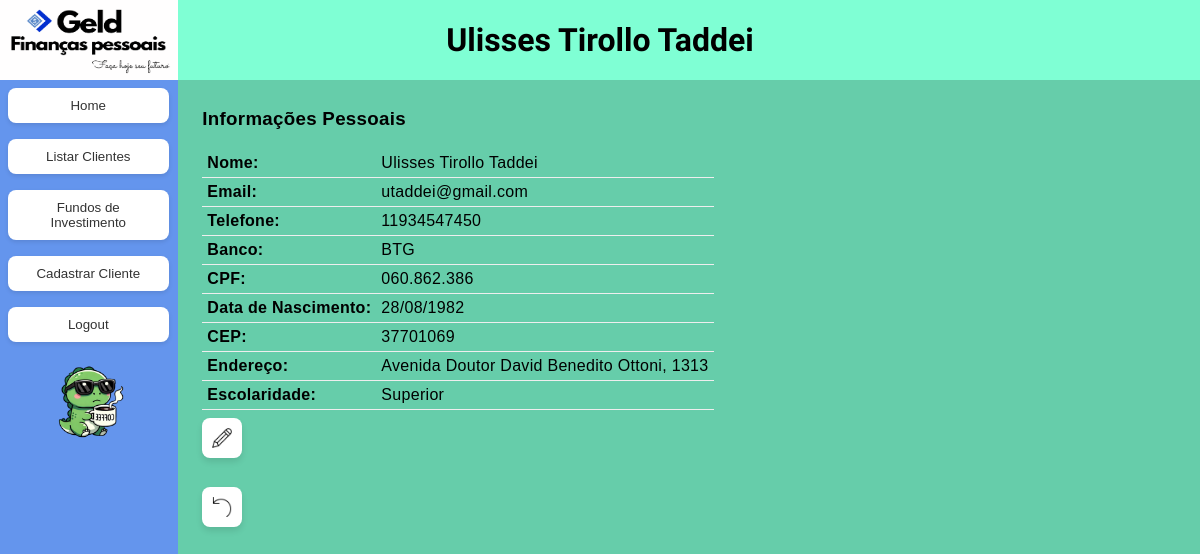
The app's page /cliente/1/info (signed in) with its own data.
### app/models/geld_models.py (models this page shows)
class Cliente(Base):
    __tablename__ = 'clientes'
    id = Column(Integer, primary_key = True)
    nome = Column(String, nullable = False)
    nascimento = Column(DateTime, nullable = False)
    cep = Column(Integer)
    endereco = Column(String)
    escolaridade = Column(String)
    cpf = Column(String(11), nullable = False, unique = True)
    email = Column(String, nullable = False, unique = True)
    telefone = Column(String, nullable = False)
    banco = Column(Enum(BancoEnum), nullable = False)
    status = Column(Enum(StatusEnum), nullable = False)
    objetivos = relationship("Objetivo", back_populates = "cliente", cascade = "all, delete-orphan")
    posicoes_fundo = relationship("PosicaoFundo", back_populates="cliente", cascade="all, delete-orphan")
    transacoes = relationship("Transacao", back_populates="cliente", cascade="all, delete-orphan")

### app/routes/cliente.py (the view)
@cliente_bp.route('/cliente/<int:cliente_id>/info')
@login_required
def info_cliente(cliente_id):
    try:
        db = create_session()
        global_service = GlobalServices(db)
        cliente = global_service.get_by_id(Cliente, cliente_id)
        if not cliente:
            flash('Cliente não encontrado.', "error")
            return redirect(url_for('cliente.listar_clientes'))
        return render_template('cliente/info_cliente.html', cliente=cliente)
    except Exception as e:
        flash(f'Erro ao buscar informações do cliente: {str(e)}', "error")
        return redirect(url_for('cliente.area_cliente',cliente_id=cliente_id))
    finally:
        db.close()

### app/models/geld_models.py (called while the page is built)
def create_session():
    engine = create_engine(DATABASE_URL)
    Session = sessionmaker(bind = engine)
    return Session()

### app/services/global_services.py (called while the page is built)
def login_required(f):
    @wraps(f)
    def decorated_function(*args, **kwargs):
        if 'logged_in' not in session:
            return redirect(url_for('auth.login'))
        return f(*args, **kwargs)
    return decorated_function

    def get_by_id(self, model_class: Type[class_set], instance_id: int)-> Optional[class_set]:
        try:
            return self.db.query(model_class).filter(model_class.id == instance_id).first()
        except Exception as e:
            raise e

### app/templates/cliente/info_cliente.html (shortened to what this page needs)
{% extends "base.html" %}
{% block header %}{{cliente.nome}}{% endblock %}
{% block content %}
<div class="center">
    <h3>Informações Pessoais</h3>
    <table class="info-table" >
        <tr>
            <td style="padding: 5px; border-bottom: 1px solid #eee;"><strong>Nome:</strong></td>
            <td style="padding: 5px; border-bottom: 1px solid #eee;">{{ cliente.nome }}</td>
        </tr>
        <tr>
            <td style="padding: 5px; border-bottom: 1px solid #eee;"><strong>Email:</strong></td>
            <td style="padding: 5px; border-bottom: 1px solid #eee;">{{ cliente.email }}</td>
        </tr>
        <tr>
            <td style="padding: 5px; border-bottom: 1px solid #eee;"><strong>Telefone:</strong></td>
            <td style="padding: 5px; border-bottom: 1px solid #eee;">{{ cliente.telefone }}</td>
        </tr>
        <tr>
            <td style="padding: 5px; border-bottom: 1px solid #eee;"><strong>Banco:</strong></td>
            <td style="padding: 5px; border-bottom: 1px solid #eee;">{{ cliente.banco.value }}</td>
        </tr>
        <tr>
            <td style="padding: 5px; border-bottom: 1px solid #eee;"><strong>CPF:</strong></td>
            <td style="padding: 5px; border-bottom: 1px solid #eee;">{{ cliente.cpf }}</td>
        </tr>
        <tr>
            <td style="padding: 5px; border-bottom: 1px solid #eee;"><strong>Data de Nascimento:</strong></td>
            <td style="padding: 5px; border-bottom: 1px solid #eee;">{{ cliente.nascimento.strftime('%d/%m/%Y') }}</td>
        </tr>
        <tr>
            <td style="padding: 5px; border-bottom: 1px solid #eee;"><strong>CEP:</strong></td>
            <td style="padding: 5px; border-bottom: 1px solid #eee;">{{ cliente.cep }}</td>
        </tr>
        {% if cliente.endereco %}
        <tr>
            <td style="padding: 5px; border-bottom: 1px solid #eee;"><strong>Endereço:</strong></td>
            <td style="padding: 5px; border-bottom: 1px solid #eee;">{{ cliente.endereco }}</td>
        </tr>
        {% endif %}
        {% if cliente.escolaridade %}
        <tr>
            <td style="padding: 5px; border-bottom: 1px solid #eee;"><strong>Escolaridade:</strong></td>
            <td style="padding: 5px; border-bottom: 1px solid #eee;">{{ cliente.escolaridade }}</td>
        </tr>
        {% endif %}
    </table>
    <form action="{{ url_for('cliente.edit_client', cliente_id=cliente.id) }}" method="GET">
    <button class="smlBtn"><img src="{{ url_for('static', filename='icons/edit.png') }}" class="sml-btn-icon"></button>
    </form>
    <div style="margin-top: 20px;">
        <button class="smlBtn" onclick="window.location.href=`{{ url_for('cliente.area_cliente',cliente_id=cliente.id) }}`"><img src="{{ url_for('static', filename='icons/back.png') }}" class="sml-btn-icon"></button>
    </div>
</div>
{% endblock %}

### app/static/styles.css (style rules this page uses)
.center { background-color: mediumaquamarine; position: fixed; padding-left: 2%; padding-top: 1%; top: 10%; left: calc(10vh * (903 / 405)); width: calc(100% - (10vh * (903 / 405))); height: 90%; overflow-y: scroll; font-family: 'Poppins', sans-serif; letter-spacing: 0.3px; box-sizing: border-box; }
.center h3 { margin-top: 0; padding-top: 0; }
.info-table { font-size: 1rem; border-collapse: collapse; }
form { display: table; border-collapse: separate; border-spacing: 0 .5rem; }
.smlBtn { background-color: #ffffff; border: none; border-radius: 8px; padding: 5px 10px; width: 40px; color: #333; font-weight: 600; font-size: 16px; transition: all 0.3s ease; box-shadow: 0 4px 6px rgba(0,0,0,0.1); text-align: right; position: relative; margin-bottom: 2%; display:flow-root; height: 40px; }
.sml-btn-icon { position:absolute; transform: translateY(-50%); width: 30px; height: 30px; object-fit: contain; }
img { max-width: 50%; height: auto; display: block; margin-left: auto; margin-right: auto; }

### records on screen
Cliente: nome "Ulisses Tirollo Taddei", email "utaddei@gmail.com", telefone "11934547450", banco.value "BTG", cpf "060.862.386", nascimento "28/08/1982", cep "37701069", endereco "Avenida Doutor David Benedito Ottoni, 1313", escolaridade "Superior"
